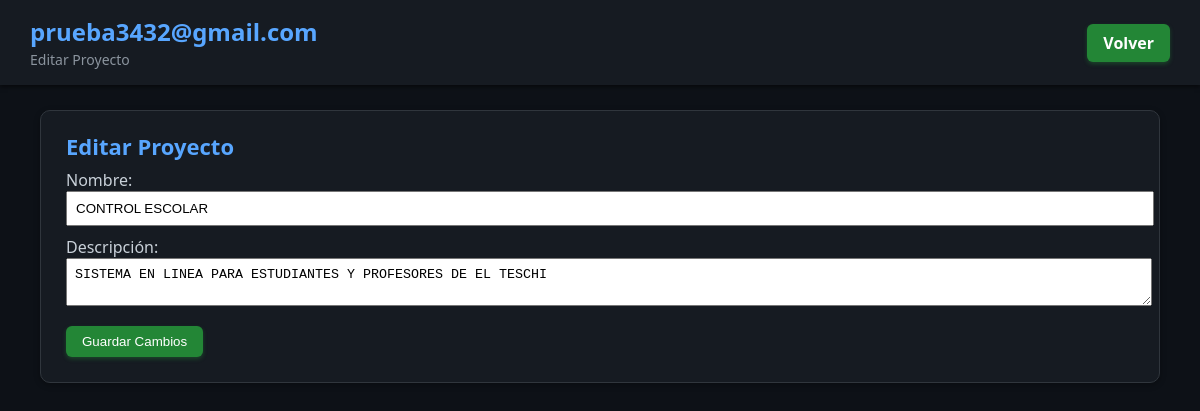
Page /HTML/editar_proyecto.php?id=4 (signed in) on the committed database.
### tables this page shows
CREATE TABLE `proyectos` (
  `id` int(11) NOT NULL,
  `usuario_id` int(11) NOT NULL,
  `nombre` varchar(255) NOT NULL,
  `descripcion` text DEFAULT NULL,
  `fecha_creacion` datetime DEFAULT current_timestamp(),
  `ultimo_commit` datetime DEFAULT current_timestamp(),
  `maestro_id` int(11) DEFAULT NULL
);

### HTML/editar_proyecto.php (the view, shortened to what this page needs)
<?php
$proyecto_id = $_GET['id'];
$conn = new mysqli("localhost", "root", "", "promanage");
$stmt = $conn->prepare("SELECT nombre, descripcion FROM proyectos WHERE id=?");
$stmt->bind_param("i", $proyecto_id);
$stmt->execute();
$result = $stmt->get_result();
$proyecto = $result->fetch_assoc();
?>
<!DOCTYPE html>
<html lang="es">
<head>
<link rel="stylesheet" href="/Promanagen/CSS/repositorio.css">
</head>
<body>
<header class="header">
    <div class="header-left">
        <h1><?php echo htmlspecialchars($_SESSION['usuario_correo']); ?></h1>
        <span>Editar Proyecto</span>
    </div>
    <div class="header-right">
        <a href="/Promanagen/HTML/index.php" class="btn">Volver</a>
    </div>
</header>
<main class="container">
    <div class="repositorio">
        <h2>Editar Proyecto</h2>
        <form method="post">
            <label>Nombre:</label><br>
            <input type="text" name="nombre" value="<?php echo htmlspecialchars($proyecto['nombre']); ?>" style="width:100%;padding:8px;margin-bottom:10px;"><br>
            <label>Descripción:</label><br>
            <textarea name="descripcion" style="width:100%;padding:8px;margin-bottom:10px;"><?php echo htmlspecialchars($proyecto['descripcion']); ?></textarea><br>
            <button type="submit" class="btn">Guardar Cambios</button>
        </form>
    </div>
</main>
</body>
</html>

### CSS/repositorio.css (style rules this page uses)
body { font-family: 'Segoe UI', Tahoma, Geneva, Verdana, sans-serif; background-color: #0d1117; margin: 0; color: #c9d1d9; }
.header { display: flex; justify-content: space-between; align-items: center; background-color: #161b22; padding: 15px 30px; box-shadow: 0 2px 4px rgba(0,0,0,0.5); }
.header-left h1 { margin: 0; font-size: 24px; color: #58a6ff; }
.header-left span { color: #8b949e; font-size: 14px; }
.header-right a.btn { background-color: #238636; color: #ffffff; padding: 8px 16px; border-radius: 6px; text-decoration: none; font-weight: bold; transition: all 0.2s ease-in-out; box-shadow: 0 2px 4px rgba(35,134,54,0.4); }
.container { padding: 25px 40px; }
.repositorio { background-color: #161b22; border: 1px solid #30363d; border-radius: 10px; padding: 20px 25px; margin-bottom: 20px; box-shadow: 0 2px 6px rgba(0,0,0,0.3); transition: transform 0.2s, box-shadow 0.2s; }
.repositorio h2 { margin: 0 0 8px 0; color: #58a6ff; font-size: 22px; }
.btn, .repo-actions button, .acciones a { display: inline-block; background-color: #238636; color: #ffffff; padding: 8px 16px; margin: 5px 0; border: none; border-radius: 6px; cursor: pointer; font-weight: 500; text-decoration: none; transition: all 0.2s ease; box-shadow: 0 2px 4px rgba(35,134,54,0.4); }

### rows in the picture
proyectos: nombre "CONTROL ESCOLAR", descripcion "SISTEMA EN LINEA PARA ESTUDIANTES Y PROFESORES DE EL TESCHI"

### other values in the picture
$_SESSION['usuario_correo'] "prueba3432@gmail.com"
